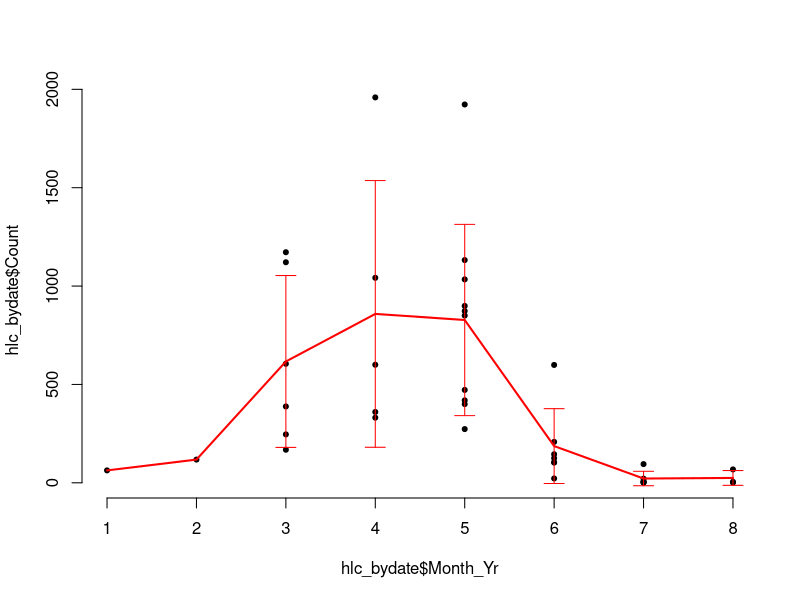

This figure's R source: (Note: this script raises an error after producing the figure.)
library(tidyverse)
library(lubridate)
require(pscl)
require(MASS)
require(boot)
library(lme4)
library(RColorBrewer)
library(dplyr)
library(reshape2)
library(fitdistrplus)
InvLogit <- function(X){
  exp(X)/(1+exp(X))
}

setwd("Documents/GitHub/")
hlc_may_jul <- read.csv("HLC data 2016 (unchanged) processed/HLC May_Jul2016-Table 1.csv") 
hlc_aug_sep <- read.csv("HLC data 2016 (unchanged) processed/HLC Aug_Sept 2016-Table 1.csv")
hlc_oct_dec <- read.csv("HLC data 2016 (unchanged) processed/HLC Oct_Dber-Table 1.csv")
hlc_aug_sep <- hlc_aug_sep[,-17]
# the data for 2017 has no date so havent included it yet
#hlc_apr_jul_2017 <- read.csv("HLC data processed/April_May_June_July-Table 1.csv")[,1:16]
# hlc_aug_sep_2017 <- read.csv("HLC data processed/August_September-Table 1.csv")[,1:16]
# hlc_oct_dec_2017 <- read.csv("HLC data processed/Oct_Nvber_Dcber-Table 1.csv")[,1:16]

hlc <- rbind(hlc_may_jul, hlc_aug_sep, hlc_oct_dec)
rm(hlc_may_jul, hlc_aug_sep, hlc_oct_dec)

hlc <- hlc[-which(hlc$NightFrames=="N/A"),]
hlc$Date[1:63] <- c("1-May-2016")
hlc$Date[64:181] <- c("1-June-2016")

hlc |>
  mutate(time_frame = ifelse(NightFrames=="18h-20h", 1,
                             ifelse(NightFrames=="20-22h"|NightFrames=="20h-22h", 2,
                                    ifelse(NightFrames=="22h-00h"|NightFrames=="22H-00h", 3,
                                           ifelse(NightFrames=="00h-02h", 4,
                                                  ifelse(NightFrames=="02h-04h"|NightFrames=="02h-4h", 5,
                                                         ifelse(NightFrames=="04h-06h"|NightFrames=="04H-06h", 6,
                                                                NightFrames))))))) |> 
  mutate(Site = ifelse(Study.Sites=="Kignélé"|Study.Sites=="Kignele ", "Kignele",
                       ifelse(Study.Sites=="Niaganabougou"|Study.Sites=="Nianganabougou", "Nianguanabougou",
                              ifelse(Study.Sites=="Sirakélé","Sirakele",
                                     ifelse(Study.Sites=="Krékrélo","Krekrelo",
                                            ifelse(Study.Sites=="Trekourou", "Trekrou",
                                                   Study.Sites)))))) |>
  mutate(Parity = ifelse(Parity=="p"|Parity=="PP", "P",
                         ifelse(Parity=="NO"|Parity=="MP", "NP",
                                Parity))) |>
  group_by(Site, Date) |>
  summarise(Count=n(), Outdoor=sum(Position=="Outside"), Indoor=sum(Position=="Inside")) -> hlc_bysitedate

hlc |>
  mutate(time_frame = ifelse(NightFrames=="18h-20h", 1,
                             ifelse(NightFrames=="20-22h"|NightFrames=="20h-22h", 2,
                                    ifelse(NightFrames=="22h-00h"|NightFrames=="22H-00h", 3,
                                           ifelse(NightFrames=="00h-02h", 4,
                                                  ifelse(NightFrames=="02h-04h"|NightFrames=="02h-4h", 5,
                                                         ifelse(NightFrames=="04h-06h"|NightFrames=="04H-06h", 6,
                                                                NightFrames))))))) |> 
  mutate(Site = ifelse(Study.Sites=="Kignélé"|Study.Sites=="Kignele ", "Kignele",
                       ifelse(Study.Sites=="Niaganabougou"|Study.Sites=="Nianganabougou", "Nianguanabougou",
                              ifelse(Study.Sites=="Sirakélé","Sirakele",
                                     ifelse(Study.Sites=="Krékrélo","Krekrelo",
                                            ifelse(Study.Sites=="Trekourou", "Trekrou",
                                                   Study.Sites)))))) |>
  mutate(Parity = ifelse(Parity=="p"|Parity=="PP", "P",
                         ifelse(Parity=="NO"|Parity=="MP", "NP",
                                Parity))) |>
  group_by(Date) |>
  summarise(Count=n(), Outdoor=sum(Position=="Outside"), Indoor=sum(Position=="Inside")) -> hlc_bydate

hlc_bysitedate |>
  mutate(Date=parse_date_time(Date, "dmy")) |>
  arrange(Date) |>
  mutate(Month_Yr = format_ISO8601(Date, precision = "ym")) -> hlc_bysitedate
hlc_bysitedate$Site <- as.factor(hlc_bysitedate$Site)
hlc_bysitedate$Month_Yr <- as.factor(hlc_bysitedate$Month_Yr)
hlc_bysitedate$Date <- as.factor(hlc_bysitedate$Date)

hlc_bydate |>
  mutate(Date=parse_date_time(Date, "dmy")) |>
  arrange(Date) |>
  mutate(Month_Yr = format_ISO8601(Date, precision = "ym")) -> hlc_bydate
hlc_bydate$Month_Yr <- as.factor(hlc_bydate$Month_Yr)
hlc_bydate$Date <- as.factor(hlc_bydate$Date)

# visualising data
plot.default(hlc_bydate$Month_Yr, hlc_bydate$Count, pch=20, frame.plot=F)
hlc_bydate |> 
  group_by(Month_Yr) |>
  summarise(mean=mean(Count), sd=sd(Count)) -> out
lines(1:8, out$mean, col="red", lwd=2)
arrows(1:8, 
       out$mean-out$sd,
       1:8,
       out$mean+out$sd,
       angle = 90,
       code = 3,
       length = 0.1, 
       col="red")



# Mixed and random effects regressions
# NULL model - no fixed effect and random effect on date
glmer.nb(Count ~ (1|Date), data = hlc_bydate) |> 
  summary()
glmer.nb(Count ~ (1|Date), data = hlc_bysitedate) |> 
  summary()

glmer(
  cbind(Indoor, Count - Indoor) ~ (1 | Date),
  family = binomial, data = hlc_bydate) |>
  summary()
glmer(
  cbind(Indoor, Count - Indoor) ~ (1 | Date),
  family = binomial, data = hlc_bysitedate) |>
  summary()

# NULL model - no fixed effect and random effects on date and site
glmer.nb(Count ~ (1|Date) + (1|Site), data = hlc_bysitedate) |>
  summary()
glmer(
  cbind(Indoor, Count - Indoor) ~ (1 | Date) + (1|Site),
  family = binomial, data = hlc_bysitedate) |>
  summary()

# fixed effect on month random effect on date
glmer.nb(Count ~ Month_Yr + (1|Date), data = hlc_bydate) |>
  summary()
mixed_model(fixed = Count ~ Month_Yr, random = ~ 1|Date, data=hlc_bysitedate,
            family = negative.binomial()) |> summary()

glmer(
  cbind(Indoor, Count - Indoor) ~ Month_Yr + (1 | Date),
  family = binomial, data = hlc_bydate) |>
  summary()
glmer(
  cbind(Indoor, Count - Indoor) ~ Month_Yr + (1 | Date),
  family = binomial, data = hlc_bysitedate) |>
  summary()

# fixed effect on month random effects on date and site
glmer.nb(Count ~ Month_Yr + (1|Date) + (1|Site), data = hlc_bysitedate) |>
  summary()


sugar_feeding <- read.csv("DB monthly natural sugar and ASB feeding/day 2-Table 1.csv")
sugar_feeding <- sugar_feeding[-(64:65),]
table(sugar_feeding$Village)
mean(sugar_feeding$females.ASB.positive/sugar_feeding$TOTAL.Sample.females.Day.2)
sd(sugar_feeding$females.ASB.positive/sugar_feeding$TOTAL.Sample.females.Day.2)

par(las=1)
plot.default(sugar_feeding$month, 
             sugar_feeding$females.ASB.positive/sugar_feeding$TOTAL.Sample.females.Day.2,
             cex=0.9, pch=20, frame.plot = F, xlab = "Month", ylab = "% bait fed",
             ylim = c(0,1))
qt(c(0.025,0.975), df = 6)
sugar_feeding |>
  group_by(month) |>
  summarise(mean = mean(females.ASB.positive/TOTAL.Sample.females.Day.2),
             CI = 2.44*sd(females.ASB.positive/TOTAL.Sample.females.Day.2)/sqrt(n())) -> sugar_feeding_grouped

lines(sugar_feeding_grouped$month, sugar_feeding_grouped$mean, col="red", lwd=2)
arrows(sugar_feeding_grouped$month, 
       sugar_feeding_grouped$mean-sugar_feeding_grouped$CI,
       sugar_feeding_grouped$month,
       sugar_feeding_grouped$mean+sugar_feeding_grouped$CI,
       angle = 90,
       code = 3,
       length = 0.1, 
       col="red")

plot.default(sugar_feeding$Village, 
             sugar_feeding$females.ASB.positive/sugar_feeding$TOTAL.Sample.females.Day.2,
             cex=0.9, pch=20, frame.plot = F, xlab = "Village", ylab = "% bait fed",
             ylim = c(0,1))
qt(c(0.025,0.975), df = 8)
sugar_feeding |>
  group_by(Village) |>
  summarise(mean = mean(females.ASB.positive/TOTAL.Sample.females.Day.2),
            CI = 2.31*sd(females.ASB.positive/TOTAL.Sample.females.Day.2)/sqrt(n())) -> sugar_feeding_grouped
lines(sugar_feeding_grouped$Village, sugar_feeding_grouped$mean, col="red", lwd=2)
arrows(1:7, 
       sugar_feeding_grouped$mean-sugar_feeding_grouped$CI,
       1:7,
       sugar_feeding_grouped$mean+sugar_feeding_grouped$CI,
       angle = 90,
       code = 3,
       length = 0.1, 
       col="red")

plot(rep(1,63), 
     sugar_feeding$females.ASB.positive/sugar_feeding$TOTAL.Sample.females.Day.2,
     cex=0.9, pch=20, frame.plot = F, xlab = "Month", ylab = "% bait fed",
     ylim = c(0,1))
qt(c(0.025,0.975), df = 62)
sugar_feeding |>
  summarise(mean = mean(females.ASB.positive/TOTAL.Sample.females.Day.2),
            CI = 2.00*sd(females.ASB.positive/TOTAL.Sample.females.Day.2)/sqrt(n())) -> sugar_feeding_grouped
lines(1, sugar_feeding_grouped$mean, col="red", lwd=2)
arrows(1, 
       sugar_feeding_grouped$mean-sugar_feeding_grouped$CI,
       1,
       sugar_feeding_grouped$mean+sugar_feeding_grouped$CI,
       angle = 90,
       code = 3,
       length = 0.1, 
       col="red")
sugar_feeding |>
  filter(month>5) -> sugar_feeding
sugar_feeding$month <- as.factor(sugar_feeding$month)
sugar_feeding$Village <- as.factor(sugar_feeding$Village)

fit <- glmer(
  cbind(females.ASB.positive, TOTAL.Sample.females.Day.2 - females.ASB.positive) ~ month + (1 | Village),
  family = binomial, data = sugar_feeding) 
summary(fit)
glm(
  cbind(females.ASB.positive, TOTAL.Sample.females.Day.2 - females.ASB.positive) ~ month,
      family = binomial, data = sugar_feeding) |> 
      summary()
InvLogit(-0.10996+0.25*c(1.96, 0, -1.96))
InvLogit(-0.1694-0.2221+0.3349*c(1.96, 0, -1.96))
InvLogit(-0.1694-0.7953+0.2432*c(1.96, 0, -1.96))
